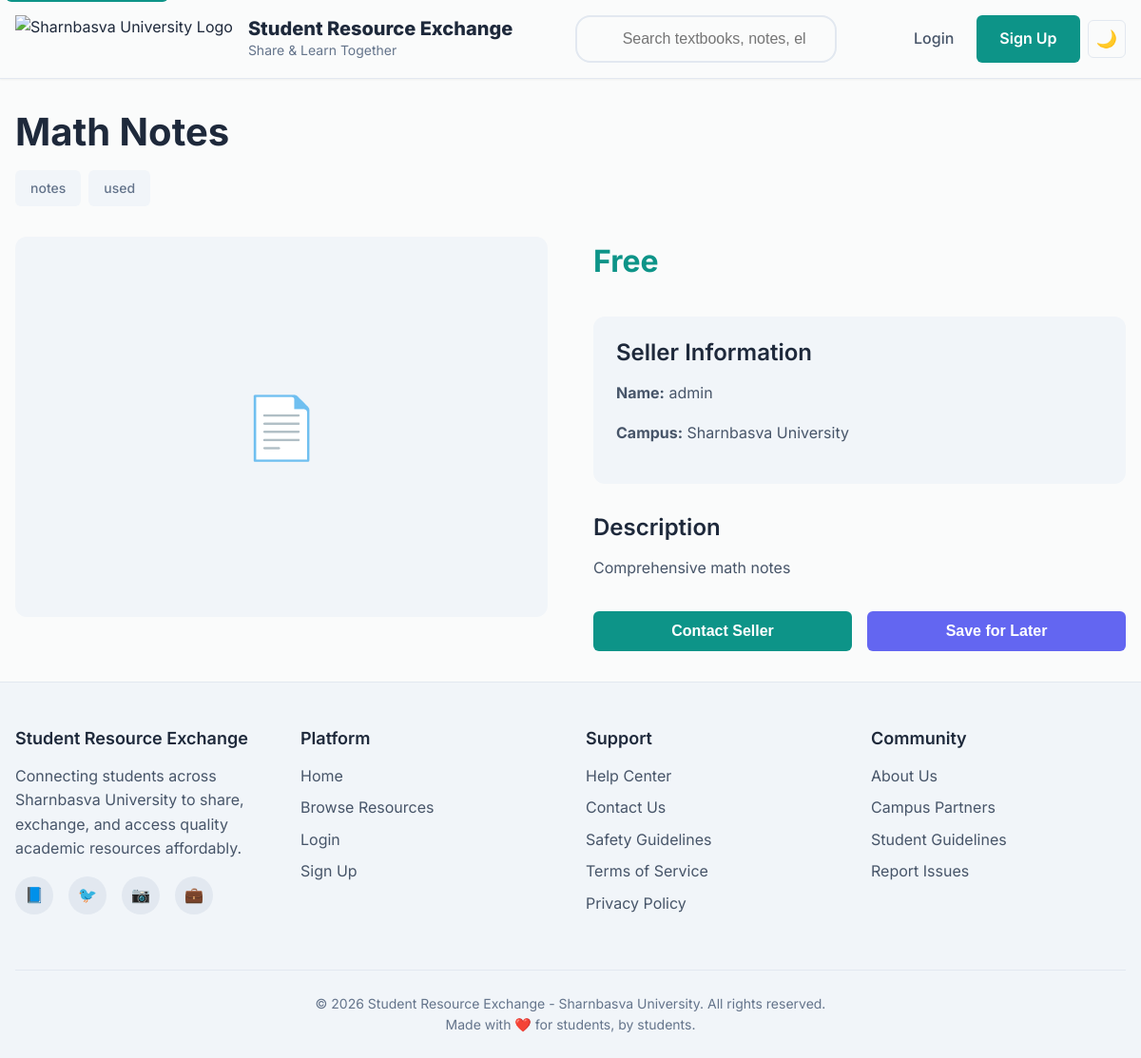
Page /resources/2/ on the committed database.
### resources/models.py (models this page shows, shortened)
class Resource(models.Model):
    CATEGORY_CHOICES = [
        ('books', 'Books'),
        ('notes', 'Notes'),
        ('electronics', 'Electronics'),
        ('stationery', 'Stationery'),
        ('lab-materials', 'Lab Materials'),
        ('other', 'Other'),
    ]
    CONDITION_CHOICES = [
        ('new', 'New'),
        ('used', 'Used'),
        ('free', 'Free'),
        ('exchange', 'Exchange Only'),
    ]
    title = models.CharField(max_length=200)
    description = models.TextField()
    category = models.CharField(max_length=20, choices=CATEGORY_CHOICES, default='other')
    price = models.DecimalField(max_digits=10, decimal_places=2, blank=True, null=True)
    condition = models.CharField(max_length=20, choices=CONDITION_CHOICES, default='used')
    exchange_only = models.BooleanField(default=False)
    image = models.ImageField(upload_to='resource_images/', blank=True, null=True)
    file = models.FileField(upload_to='resources/', blank=True, null=True)
    url = models.URLField(blank=True, null=True)
    uploaded_by = models.ForeignKey(User, on_delete=models.CASCADE)
    uploaded_at = models.DateTimeField(auto_now_add=True)
    subject = models.CharField(max_length=100, blank=True)
    semester = models.CharField(max_length=50, blank=True)
    downloads = models.PositiveIntegerField(default=0)
    is_approved = models.BooleanField(default=True)
    class Meta:
        ordering = ['-uploaded_at']

### resources/views.py (the view)
# urls.py: path('<int:pk>/', views.resource_detail, name='resource_detail'),
def resource_detail(request, pk):
    resource = get_object_or_404(Resource, pk=pk, is_approved=True)
    return render(request, 'resources/resource_detail.html', {'resource': resource})
    if request.GET.get('download'):
        resource.downloads += 1
        resource.save()
    return render(request, 'resources/resource_detail.html', {'resource': resource})

### resources/templates/resources/resource_detail.html (shortened to what this page needs)
{% extends 'base.html' %}
{% block content %}
    <div class="container">
        <div class="resource-detail">
            <div class="resource-header">
                <h1>{{ resource.title }}</h1>
                <div class="resource-meta">
                    <span class="category">{{ resource.category }}</span>
                    <span class="condition">{{ resource.condition }}</span>
                </div>
            </div>
            <div class="resource-content">
                <div class="resource-image">
                    {% if resource.image %}
                        <img src="{{ resource.image.url }}" alt="{{ resource.title }}">
                    {% else %}
                        <div class="no-image">📄</div>
                    {% endif %}
                </div>
                <div class="resource-info">
                    <div class="price-section">
                        {% if resource.price %}
                            <span class="price">₹{{ resource.price }}</span>
                        {% elif resource.exchange_only %}
                            <span class="price">Exchange Only</span>
                        {% else %}
                            <span class="price">Free</span>
                        {% endif %}
                    </div>
                    <div class="seller-info">
                        <h3>Seller Information</h3>
                        <p><strong>Name:</strong> {{ resource.uploaded_by.get_full_name|default:resource.uploaded_by.username }}</p>
                        <p><strong>Campus:</strong> Sharnbasva University</p>
                    </div>
                    <div class="description">
                        <h3>Description</h3>
                        <p>{{ resource.description }}</p>
                    </div>
                    <div class="actions">
                        <button class="btn btn-primary">Contact Seller</button>
                        <button class="btn btn-secondary">Save for Later</button>
                    </div>
                </div>
            </div>
        </div>
    </div>
{% endblock %}

### static/css/styles.css (style rules this page uses)
*, *::before, *::after { box-sizing: border-box; }
html { scroll-behavior: smooth; font-size: 16px; }
body { margin: 0; font-family: 'Inter', -apple-system, BlinkMacSystemFont, 'Segoe UI', Roboto, sans-serif; line-height: 1.6; color: var(--text-primary); background-color: var(--bg-primary); transition: background-color 0.3s ease, color 0.3s ease; }
:root { --bg-primary: #fafbfb; --bg-secondary: #f1f5f9; --bg-tertiary: #e2e8f0; --bg-accent: #cbd5e1; --text-primary: #1e293b; --text-secondary: #475569; --text-muted: #64748b; --text-inverse: #ffffff; --border-color: #e2e8f0; --border-hover: #cbd5e1; --primary: #0d9488; --primary-hover: #0f766e; --primary-light: #5eead4; --secondary: #3b82f6; --secondary-hover: #2563eb; --verified: #10b981; --condition-new: #10b981; --condition-used: #f59e0b; --condition-free: #ec4899; --condition-exchange: #8b5cf6; --secondary: #6366f1; --secondary-hover: #4f46e5; --success: #10b981; --warning: #f59e0b; --error: #ef4444; --shadow-sm: 0 1px 2px 0 rgba(0, 0, 0, 0.05); --shadow: 0 1px 3px 0 rgba(0, 0, 0, 0.1), 0 1px 2px 0 rgba(0, 0, 0, 0.06); --shadow-md: 0 4px 6px -1px rgba(0, 0, 0, 0.1), 0 2px 4px -1px rgba(0, 0, 0, 0.06); --shadow-lg: 0 10px 15px -3px rgba(0, 0, 0, 0.1), 0 4px 6px -2px rgba(0, 0, 0, 0.05); --shadow-xl: 0 20px 25px -5px rgba(0, 0, 0, 0.1), 0 10px 10px -5px rgba(0, 0, 0, 0.04); --radius-sm: 0.25rem; --radius: 0.375rem; --radius-md: 0.5rem; --radius-lg: 0.75rem; --radius-xl: 1rem; --transition: all 0.2s ease; }
h1, h2, h3, h4, h5, h6 { margin: 0 0 1rem 0; font-weight: 600; line-height: 1.2; color: var(--text-primary); }
h1 { font-size: clamp(2rem, 5vw, 3.5rem); font-weight: 800; }
h3 { font-size: clamp(1.25rem, 3vw, 2rem); font-weight: 600; }
p { margin: 0 0 1rem 0; color: var(--text-secondary); }
.container { width: 100%; max-width: 1200px; margin: 0 auto; padding: 0 1rem; }
.btn { display: inline-flex; align-items: center; justify-content: center; padding: 0.75rem 1.5rem; font-size: 0.875rem; font-weight: 600; text-decoration: none; border: none; border-radius: var(--radius); cursor: pointer; transition: var(--transition); gap: 0.5rem; white-space: nowrap; }
.btn-primary { background: var(--primary); color: var(--text-inverse); }
.btn-secondary { background: var(--bg-secondary); color: var(--text-primary); border: 1px solid var(--border-color); }
.resource-detail { max-width: 1200px; margin: 0 auto; padding: 2rem 0; }
.resource-header h1 { font-size: 2.5rem; font-weight: 700; color: var(--text-primary); margin-bottom: 1rem; }
.resource-meta { display: flex; gap: 1rem; margin-bottom: 2rem; }
.resource-meta span { padding: 0.5rem 1rem; background: var(--bg-secondary); border-radius: var(--radius); font-size: 0.875rem; font-weight: 500; }
.resource-content { display: grid; grid-template-columns: 1fr 1fr; gap: 3rem; margin-top: 2rem; }
.resource-image { background: var(--bg-secondary); border-radius: var(--radius-lg); overflow: hidden; height: 400px; display: flex; align-items: center; justify-content: center; }
.no-image { font-size: 4rem; color: var(--text-muted); }
.resource-info h3 { font-size: 1.5rem; margin-bottom: 1rem; color: var(--text-primary); }
.price-section { margin-bottom: 2rem; }
.price { font-size: 2rem; font-weight: 700; color: var(--primary); }
.seller-info { margin-bottom: 2rem; padding: 1.5rem; background: var(--bg-secondary); border-radius: var(--radius-lg); }
.description { margin-bottom: 2rem; }
.actions { display: flex; gap: 1rem; }
.actions .btn { flex: 1; text-align: center; }
.btn { display: inline-flex; align-items: center; justify-content: center; padding: 0.75rem 1.5rem; border-radius: var(--radius); font-weight: 600; font-size: 1rem; text-decoration: none; transition: all 0.3s ease; cursor: pointer; border: none; }
.btn-primary { background: var(--primary); color: white; }
.btn-secondary { background: var(--secondary); color: white; }
.resource-meta { display: flex; flex-wrap: wrap; gap: 0.5rem; font-size: 0.875rem; color: var(--text-muted); margin-bottom: 1rem; }

### rows in the picture
Resource: title "Math Notes", category "notes", condition "used", uploaded_by.get_full_name "admin", description "Comprehensive math notes"
